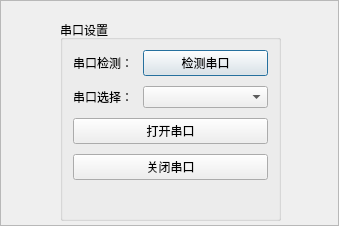
<?xml version="1.0" encoding="UTF-8"?>
<ui version="4.0">
 <class>Frame</class>
 <widget class="QFrame" name="Frame">
  <property name="geometry">
   <rect>
    <x>0</x>
    <y>0</y>
    <width>339</width>
    <height>226</height>
   </rect>
  </property>
  <property name="windowTitle">
   <string>Frame</string>
  </property>
  <property name="frameShape">
   <enum>QFrame::StyledPanel</enum>
  </property>
  <property name="frameShadow">
   <enum>QFrame::Raised</enum>
  </property>
  <widget class="QGroupBox" name="formGroupBox">
   <property name="geometry">
    <rect>
     <x>60</x>
     <y>20</y>
     <width>221</width>
     <height>201</height>
    </rect>
   </property>
   <property name="title">
    <string>串口设置</string>
   </property>
   <layout class="QFormLayout" name="formLayout">
    <property name="horizontalSpacing">
     <number>10</number>
    </property>
    <property name="verticalSpacing">
     <number>10</number>
    </property>
    <property name="leftMargin">
     <number>10</number>
    </property>
    <property name="topMargin">
     <number>10</number>
    </property>
    <property name="rightMargin">
     <number>10</number>
    </property>
    <property name="bottomMargin">
     <number>10</number>
    </property>
    <item row="0" column="0">
     <widget class="QLabel" name="s1__lb_1">
      <property name="text">
       <string>串口检测：</string>
      </property>
     </widget>
    </item>
    <item row="0" column="1">
     <widget class="QPushButton" name="s1__box_1">
      <property name="text">
       <string>检测串口</string>
      </property>
      <property name="autoRepeatInterval">
       <number>100</number>
      </property>
      <property name="default">
       <bool>true</bool>
      </property>
     </widget>
    </item>
    <item row="1" column="0">
     <widget class="QLabel" name="s1__lb_2">
      <property name="text">
       <string>串口选择：</string>
      </property>
     </widget>
    </item>
    <item row="1" column="1">
     <widget class="QComboBox" name="s1__box_2"/>
    </item>
    <item row="2" column="0" colspan="2">
     <widget class="QPushButton" name="open_serial_button">
      <property name="text">
       <string>打开串口</string>
      </property>
     </widget>
    </item>
    <item row="3" column="0" colspan="2">
     <widget class="QPushButton" name="close_serial_button">
      <property name="text">
       <string>关闭串口</string>
      </property>
     </widget>
    </item>
   </layout>
  </widget>
 </widget>
 <resources/>
 <connections/>
</ui>
